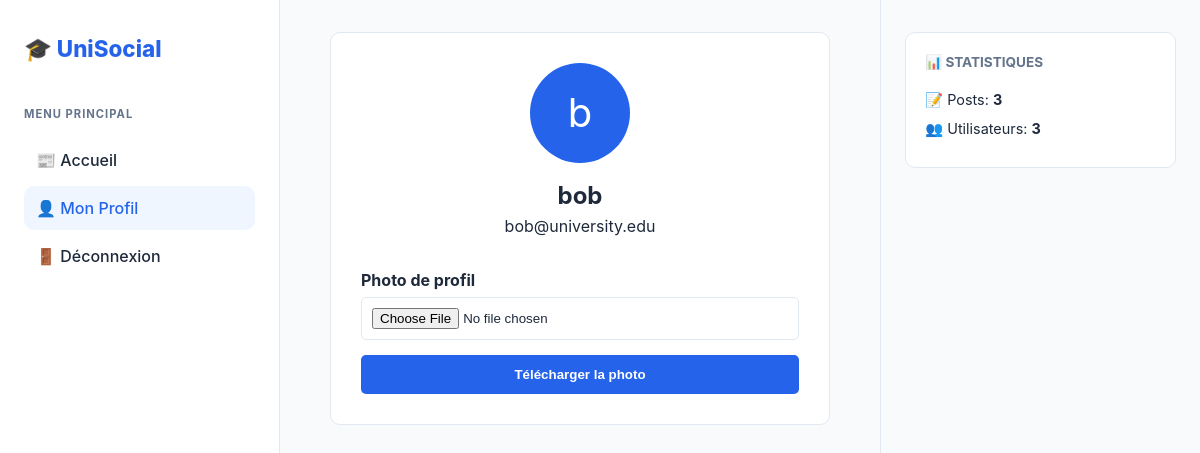
Screenshot of /edit_profile.php (signed in) with the database file from the repository.
### tables this page shows
CREATE TABLE users (
    id INT PRIMARY KEY AUTO_INCREMENT,
    username VARCHAR(50) NOT NULL UNIQUE,
    email VARCHAR(100) NOT NULL UNIQUE,
    password VARCHAR(255) NOT NULL,
    filiere_id INT,
    profile_pic VARCHAR(255),
    bio TEXT,
    role ENUM('etudiant', 'professeur', 'admin') DEFAULT 'etudiant',
    created_at TIMESTAMP DEFAULT CURRENT_TIMESTAMP,
    FOREIGN KEY (filiere_id) REFERENCES filieres(id) ON DELETE SET NULL
);

### edit_profile.php (the view, shortened to what this page needs)
<?php
require 'db.php';
$user_id = $_SESSION['user_id'];
$stmt = $pdo->prepare("SELECT * FROM users WHERE id = ?");
$stmt->execute([$user_id]);
$user = $stmt->fetch();
include 'header.php';
?>
<div class="profile-container">
    <div class="profile-header">
        <div class="profile-pic"><?= substr($user['username'], 0, 1) ?></div>
        <h2><?= htmlspecialchars($user['username']) ?></h2>
        <p><?= htmlspecialchars($user['email']) ?></p>
    </div>
    <form method="POST" action="upload_profile_pic.php" enctype="multipart/form-data">
        <div class="form-group">
            <label>Photo de profil</label>
            <input type="file" name="profile_photo" accept="image/*">
        </div>
        <button type="submit">Télécharger la photo</button>
    </form>
</div>
<?php include 'footer.php'; ?>

### style.css (style rules this page uses)
:root { --univ-primary: #2563eb; --univ-secondary: #64748b; --univ-bg: #f8fafc; --univ-card: #ffffff; --univ-border: #e2e8f0; --univ-text: #1e293b; --radius-lg: 16px; --radius-md: 10px; --shadow: 0 4px 6px -1px rgba(0, 0, 0, 0.05), 0 2px 4px -2px rgba(0, 0, 0, 0.05); }
* { box-sizing: border-box; margin: 0; padding: 0; }
body { background-color: var(--univ-bg); color: var(--univ-text); font-family: 'Inter', system-ui, -apple-system, sans-serif; line-height: 1.5; height: 100vh; display: flex; overflow: hidden; }

### edit_profile.php (style rules this page uses)
.profile-container { max-width: 500px; margin: 0 auto; background: white; padding: 30px; border-radius: 10px; border: 1px solid #e2e8f0; }
.profile-header { text-align: center; margin-bottom: 30px; }
.profile-pic { width: 100px; height: 100px; border-radius: 50%; background: #2563eb; color: white; display: flex; align-items: center; justify-content: center; font-size: 40px; margin: 0 auto 15px; }
.form-group { margin-bottom: 15px; }
label { display: block; font-weight: bold; margin-bottom: 5px; color: #1e293b; }
input, textarea { width: 100%; padding: 10px; border: 1px solid #e2e8f0; border-radius: 5px; box-sizing: border-box; }
button { width: 100%; padding: 12px; background-color: #2563eb; color: white; border: none; border-radius: 5px; cursor: pointer; font-weight: bold; }

### rows the page displays
users: username "b", username "bob", email "bob@university.edu"

### other values shown
$posts_count "3"
$users_count "3"
